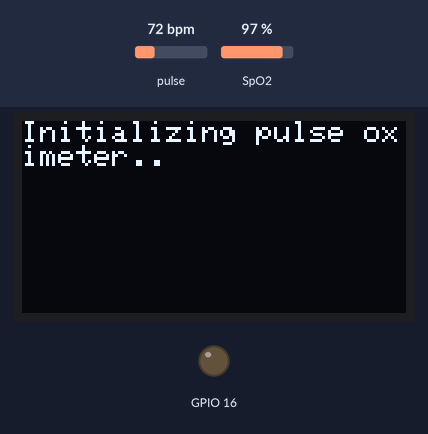
A sketch run on a simulated ESP8266 (NodeMCU). On the bench: 128×64 one-colour display, output pins drawn as LEDs (lit = HIGH). The test bench sets the inputs (shaded band); at power-on: pulse 72 bpm, SpO2 97 %. WiFi joins after 1.5 s; servers stay silent unless stated; no MQTT or app messages arrive unless stated; what the sketch prints to the serial monitor is not drawn.

Above: at 0.1 s.
At 2.0 s:
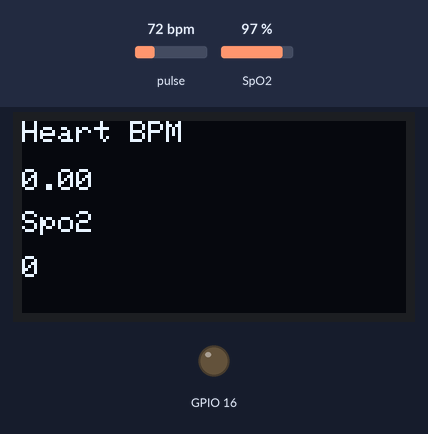
At 2.8 s:
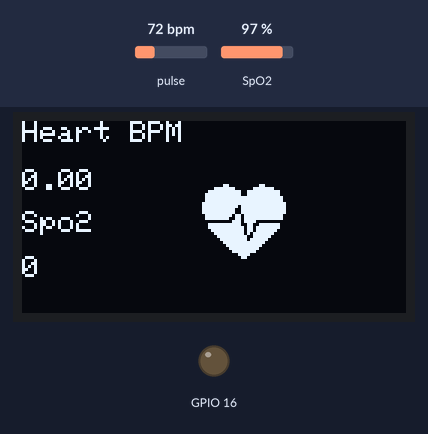

The sketch:

IOT_Project.ino
```cpp
#include <Wire.h>
#include "MAX30100_PulseOximeter.h"
#define BLYNK_PRINT Serial
#include <Blynk.h>
#include <ESP8266WiFi.h>
#include <BlynkSimpleEsp8266.h>
#include<Adafruit_SSD1306.h>

#include "Wire.h"
#include "Adafruit_GFX.h"
#include "Adafruit_MQTT.h"
#include "Adafruit_MQTT_Client.h"


#define REPORTING_PERIOD_MS 1000
#define AIO_SERVER        "io.adafruit.com"
#define AIO_SERVERPORT  1883
#define AIO_USERNAME "Lakshay1299"
#define AIO_KEY                "aio_EhLa80s0V8lXiD8DyWooTHEVFYUc"


Adafruit_SSD1306 display(128,64,&Wire,-1);

char auth[] = " -pHjorGy-10Hlj8LyYZ-PyYCPwpZ_m7A";             // You should get Auth Token in the Blynk App.
char ssid[] = "Rana Villa";                                     // Your WiFi credentials.
char pass[] = "Sp@9991109566";

// Connections : SCL PIN - D1 , SDA PIN - D2 , INT PIN - D0
PulseOximeter pox;

WiFiClient client;
Adafruit_MQTT_Client mqtt(&client, AIO_SERVER, AIO_SERVERPORT, AIO_USERNAME, AIO_KEY);
Adafruit_MQTT_Publish bpm = Adafruit_MQTT_Publish(&mqtt, AIO_USERNAME "/feeds/bpm");
Adafruit_MQTT_Publish spo2 = Adafruit_MQTT_Publish(&mqtt, AIO_USERNAME "/feeds/SpO2");


float BPM, SpO2;
uint32_t tsLastReport = 0;

const unsigned char bitmap [] PROGMEM=
{
0x00, 0x00, 0x00, 0x00, 0x01, 0x80, 0x18, 0x00, 0x0f, 0xe0, 0x7f, 0x00, 0x3f, 0xf9, 0xff, 0xc0,
0x7f, 0xf9, 0xff, 0xc0, 0x7f, 0xff, 0xff, 0xe0, 0x7f, 0xff, 0xff, 0xe0, 0xff, 0xff, 0xff, 0xf0,
0xff, 0xf7, 0xff, 0xf0, 0xff, 0xe7, 0xff, 0xf0, 0xff, 0xe7, 0xff, 0xf0, 0x7f, 0xdb, 0xff, 0xe0,
0x7f, 0x9b, 0xff, 0xe0, 0x00, 0x3b, 0xc0, 0x00, 0x3f, 0xf9, 0x9f, 0xc0, 0x3f, 0xfd, 0xbf, 0xc0,
0x1f, 0xfd, 0xbf, 0x80, 0x0f, 0xfd, 0x7f, 0x00, 0x07, 0xfe, 0x7e, 0x00, 0x03, 0xfe, 0xfc, 0x00,
0x01, 0xff, 0xf8, 0x00, 0x00, 0xff, 0xf0, 0x00, 0x00, 0x7f, 0xe0, 0x00, 0x00, 0x3f, 0xc0, 0x00,
0x00, 0x0f, 0x00, 0x00, 0x00, 0x06, 0x00, 0x00, 0x00, 0x00, 0x00, 0x00, 0x00, 0x00, 0x00, 0x00
};

void onBeatDetected()
{
    Serial.println("Beat Detected!");
    display.drawBitmap( 60, 20, bitmap, 28, 28, 1);
    display.display();
}

void connect() {
  Serial.print("Connecting to MQTT... ");
  uint8_t ret;
  while ((ret = mqtt.connect()) != 0) {
    switch (ret) {
      case 1: Serial.println(F("Wrong protocol")); break;
      case 2: Serial.println(F("ID rejected")); break;
      case 3: Serial.println(F("Server unavail")); break;
      case 4: Serial.println(F("Bad user/pass")); break;
      case 5: Serial.println(F("Not authed")); break;
      case 6: Serial.println(F("Failed to subscribe")); break;
      default: Serial.println(F("Connection failed")); break;
    }
    if(ret >= 0)
      mqtt.disconnect();

    Serial.println(F("Retrying connection..."));
    delay(1000);
  }
  Serial.println("MQTT Connected!");
}

void setup()
{
    Serial.begin(115200);
    display.begin(SSD1306_SWITCHCAPVCC,0x3C);
    display.clearDisplay();
    display.setTextSize(1);
    display.setTextColor(1);
    display.setCursor(0, 0);

    display.println("Initializing pulse oximeter..");
    display.display();

    pinMode(16, OUTPUT);
    Serial.print(F("Connecting to "));
                Serial.println(ssid);
                WiFi.begin(ssid, pass);
                while (WiFi.status() != WL_CONNECTED) {
                  delay(500);
                  Serial.print(F("."));
                }
                 Serial.println();
                 Serial.println(F("WiFi connected"));
                 Serial.println(F("IP address: "));
                 Serial.println(WiFi.localIP());

    Blynk.begin(auth, ssid, pass);
    // connect to adafruit io
                 connect();

    Serial.print("Initializing Pulse Oximeter..");

    if (!pox.begin())
    {
         Serial.println("FAILED");
         display.clearDisplay();
         display.setTextSize(1);
         display.setTextColor(1);
         display.setCursor(0, 0);
         display.println("FAILED");
         display.display();
         for(;;);
    }
    else
    {
         display.clearDisplay();
         display.setTextSize(1);
         display.setTextColor(1);
         display.setCursor(0, 0);
         display.println("SUCCESS");
         display.display();
         Serial.println("SUCCESS");
         pox.setOnBeatDetectedCallback(onBeatDetected);
    }

    // The default current for the IR LED is 50mA and it could be changed by uncommenting the following line.
     //pox.setIRLedCurrent(MAX30100_LED_CURR_7_6MA);

}

void loop()
{
    pox.update();
    Blynk.run();

    BPM = pox.getHeartRate();
    SpO2 = pox.getSpO2();
     if (millis() - tsLastReport > REPORTING_PERIOD_MS)
    {
        Serial.print("Heart rate:");
        Serial.print(BPM);
        Serial.print(" bpm / SpO2:");
        Serial.print(SpO2);
        Serial.println(" %");

        Blynk.virtualWrite(V7, BPM);
        Blynk.virtualWrite(V8, SpO2);

        display.clearDisplay();
        display.setTextSize(1);
        display.setTextColor(1);
        display.setCursor(0,16);
        display.println(pox.getHeartRate());

        display.setTextSize(1);
        display.setTextColor(1);
        display.setCursor(0, 0);
        display.println("Heart BPM");

        display.setTextSize(1);
        display.setTextColor(1);
        display.setCursor(0, 30);
        display.println("Spo2");

        display.setTextSize(1);
        display.setTextColor(1);
        display.setCursor(0,45);
        display.println(pox.getSpO2());
        display.display();

    }
    if (! bpm.publish(BPM)) {                     //Publish to Adafruit
          Serial.println(F("Failed"));
        }
        if (! spo2.publish(SpO2)) {                     //Publish to Adafruit
          Serial.println(F("Failed"));
        }
        else {
          Serial.println(F("Sent!"));
        }
        tsLastReport = millis();

}
```

Measured:
- what the display in image 1 shows lasts 0.8 s, from 2.0 s to 2.8 s
